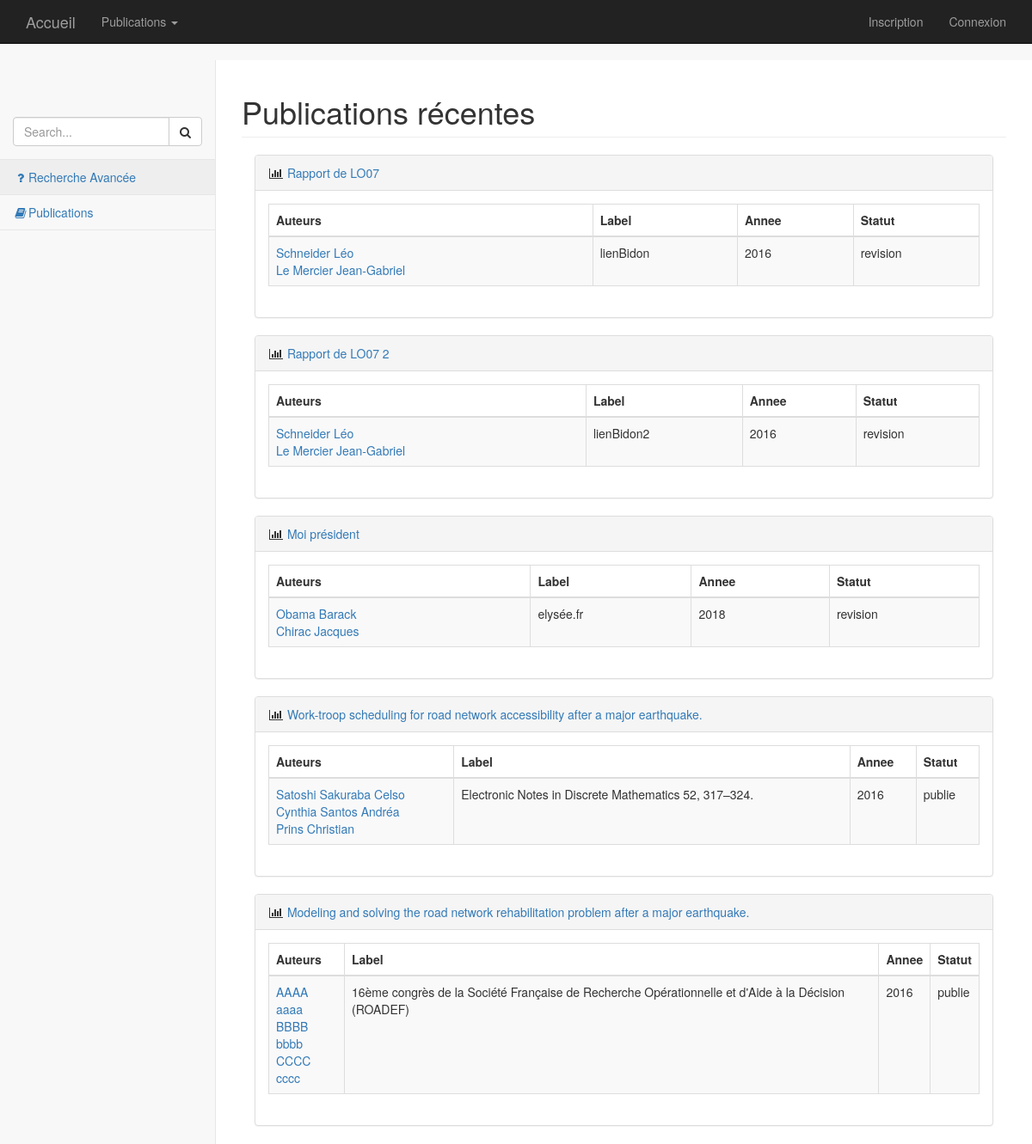
The page /index.php?controleur=publication on the database its author committed.
### tables this page shows
CREATE TABLE IF NOT EXISTS `Publication` (
  `id` int(11) NOT NULL AUTO_INCREMENT,
  `titre_article` varchar(500) NOT NULL,
  `reference_publication` varchar(500) NOT NULL,
  `annee` int(11) NOT NULL,
  `categorie` varchar(25) NOT NULL,
  `lieu` varchar(100) DEFAULT NULL,
  `statut` varchar(20) NOT NULL,
  `date_ajout` date NOT NULL,
  PRIMARY KEY (`id`)
);

CREATE TABLE IF NOT EXISTS `Auteur` (
  `id` int(11) NOT NULL AUTO_INCREMENT,
  `organisation` varchar(50) NOT NULL,
  `equipe` varchar(25) NOT NULL,
  `nom` varchar(25) NOT NULL,
  `prenom` varchar(25) NOT NULL,
  PRIMARY KEY (`id`)
);

### Controleur/ControleurPublication.php (called while the page is built, shortened)
<?php
	require_once 'Classes/Publication.php';
	require_once 'Classes/Chercheur.php';
	class ControleurPublication extends Controleur{
            private $publications;
            public function __construct(){
                $this->chercheur = new Chercheur(null, 'nom', 'prenom', 'UTT', 'equipe');
                $this->publications = new Publication(null, $this->chercheur, 'titre', 'ref', 'annee', 'statut', 'type');
            }
            public function index(){
                try{
                    $donneesSpecifiques = array('publicationsAuteur' => $this->publications->getPublicationsRecentes(), 'titrePage' => 'Publications récentes');
                    $this->genererVue($donneesSpecifiques);
                }
                catch(Exception $e){
                    $msgErreur = $e->getMessage();
                    $this->genererVue($msgErreur);
                }
            }
        }

### Core/Routeur.php (called while the page is built, shortened)
<?php
    class Routeur{
        public function routerRequete(){
            try{
                $requete = new Requete(array_merge($_GET, $_POST));
                $controleur = $this->creerControleur($requete);
                $action = $this->creerAction($requete);
                $controleur->executerAction($action);
            }
            catch(Exception $e){
                $this->gererErreur($e);
            }
        }
        private function creerControleur(Requete $requete){
            $controleur = "Accueil";
            if($requete->existeParametre('controleur')){
                $controleur = $requete->getParametre('controleur');
                $controleur = ucfirst($controleur);
            }
            $classeControleur = 'Controleur' . $controleur;
            $fichierControleur = 'Controleur/' . $classeControleur . '.php';
            if(file_exists($fichierControleur)){
                $controleur = new $classeControleur();
                $controleur->setRequete($requete);
                return $controleur;
            }
            else{
                throw new Exception("Fichier '$fichierControleur' introuvable");
            }
        }
        private function creerAction(Requete $requete){
            $action = "index";
            return $action;
        }
    }

### index.php (called while the page is built, shortened)
<?php
    require 'Core/Routeur.php';
    $routeur = new Routeur();
    $routeur->routerRequete();

### Classes/Publication.php (called while the page is built, shortened)
<?php
    require_once 'Core/Modele.php';
    class Publication extends Modele{
	private $id;
        private $auteurs = array();
        private $titre;
        private $ref;
        private $annee;
        private $statut;
        public function __construct($id, $auteurs, $titre, $ref, $annee, $statut, $type, $lieu =null) {
		$this->id = $id;
        	$this->auteurs = $auteurs;
		$this->titre = $titre;
		$this->ref = $ref;
		$this->annee = $annee;
		$this->statut = $statut;
        }
	public function getId(){return $this->id;}
        public function getAuteurs(){return $this->auteurs;}
        public function getTitre(){return $this->titre;}
        public function getRef(){return $this->ref;}
        public function getAnnee(){return $this->annee;}
        public function getStatut(){return $this->statut;}
        public function getPublicationsRecentes(){
            $reqPublications = 'SELECT Publication.* FROM Publication ORDER BY Publication.date_ajout DESC LIMIT 5';
            $reponsePublications = $this->executerRequete($reqPublications);
            while($donneesPublication = $reponsePublications->fetch()){
                $reqAuteurs = 'SELECT Auteur.* FROM redige, Auteur WHERE Auteur.id = redige.Auteur_id AND redige.Publication_id = ? ORDER BY redige.place';
                $reponseAuteurs = $this->executerRequete($reqAuteurs, array($donneesPublication['id']));
                $idAuteurs = array();
                while($donneesAuteurs = $reponseAuteurs->fetch()){
                    $idAuteurs[] = new Chercheur($donneesAuteurs['id'], $donneesAuteurs['nom'], $donneesAuteurs['prenom'], $donneesAuteurs['organisation'], $donneesAuteurs['equipe']);
                }
                if($donneesPublication['categorie'] === 'CI' || $donneesPublication['lieu'] === 'CF'){
                    $publications[] = new Publication($donneesPublication['id'], $idAuteurs, $donneesPublication['titre_article'], $donneesPublication['reference_publication'], $donneesPublication['annee'], $donneesPublication['statut'], $donneesPublication['categorie'] ,$donneesPublication['lieu']);
                }
            else{
                $publications[] = new Publication($donneesPublication['id'], $idAuteurs, $donneesPublication['titre_article'], $donneesPublication['reference_publication'], $donneesPublication['annee'], $donneesPublication['statut'], $donneesPublication['categorie']);
                }
            }
            return $publications;
        }
    }

### Core/Configuration.php (called while the page is built)
<?php
    class Configuration{
        private static $parametres;
        public static function get($nom, $valeurDefaut = null){
            if(isset(self::getParametres()[$nom])){
                $valeur = self::getParametres()[$nom];
            }
            else{
                $valeur = $valeurDefaut;
            }
            return $valeur;
        }
        private static function getParametres(){
            if(self::$parametres == null){
                $cheminFichier = 'Config/prod.ini';
                if(!file_exists($cheminFichier)){
                    $cheminFichier = 'Config/dev.ini';
                }
                if(!file_exists($cheminFichier)){
                    throw new Exception('Aucun fichier de configuration trouvé');
                }
                else{
                    self::$parametres = parse_ini_file($cheminFichier);
                }
            }
            return self::$parametres;
        }
    }

### Core/Modele.php (called while the page is built)
<?php
    require_once 'Configuration.php';
    abstract class Modele{
        private static $bdd;
        protected function executerRequete($sql, $params = null){
            if($params == null){
                $resultat = self::getBdd()->query($sql);
            }
            else{
                $resultat = self::getBdd()->prepare($sql);
                $resultat->execute($params);
            }
            return $resultat;
        }
        private static function getBdd(){
            if(self::$bdd == null){
                $dsn = Configuration::get("dsn");
                $login = Configuration::get("login");
                $mdp = Configuration::get("mdp");
                self::$bdd = new PDO($dsn, $login, $mdp,
                            array(PDO::ATTR_ERRMODE => PDO::ERRMODE_EXCEPTION));
            }
            return self::$bdd;
        }
    }

### Classes/Chercheur.php (called while the page is built, shortened)
<?php
    require_once 'Core/Modele.php';
    require_once 'Publication.php';
    class Chercheur extends Modele{
	private $id;
        private $nom;
	private $prenom;
        public function __construct ($id,$nom,$prenom,$organisation,$equipe){
		$this->id = $id;
		$this->nom = $nom;
		$this->prenom= $prenom;
        }
        public function getId(){return ($this->id);}
	public function getNom(){return ($this->nom);}
	public function getPrenom(){return ($this->prenom);}
    }

### Vue/Publication/index.php (the view, shortened to what this page needs)
<?php
    $this->stylesCss = '
    <link href="bootstrap/bower_components/metisMenu/dist/metisMenu.min.css" rel="stylesheet">
    <link href="bootstrap/dist/css/timeline.css" rel="stylesheet">
    <link href="bootstrap/dist/css/sb-admin-2.css" rel="stylesheet">
    <link href="bootstrap/bower_components/morrisjs/morris.css" rel="stylesheet">
    <link href="styles/css/Moncss.css" rel="stylesheet" type="text/css">';
?>
 <nav>
      <div class="navbar-default sidebar" role="navigation">
        <div class="sidebar-nav navbar-collapse">
          <ul class="nav" id="side-menu">
            <li class="sidebar-search">
              <div class="input-group custom-search-form">
                <input type="text" class="form-control" placeholder="Search...">
                <span class="input-group-btn">
                  <button class="btn btn-default" type="button">
                    <i class="fa fa-search"></i>
                  </button>
                </span>
              </div>
            </li>
            <li><a data-toggle="modal" data-target="#myModal"><i class="fa fa-question fa-fw"></i>Recherche Avancée</a></li>
            <li><a href="index.php?controleur=publicationCategorie"><i class="fa fa-book fa-fw"></i>Publications</a></li>
          </ul>
        </div>
      </div>
    </nav>
    <div id="page-wrapper">
      <div class="row">
        <div class="col-lg-12">
           <h1 class="page-header"><?= $titrePage ?></h1>
        </div>
      </div>
      <div id="contenu">
        <?php foreach($publicationsAuteur as $publication) :?>
            <div class="col-lg-12">
                <div class="panel panel-default">
                    <div class="panel-heading">
                        <i class="fa fa-bar-chart-o fa-fw"></i>
                            <a href= "index.php?controleur=publicationSpecifique&id=<?= $publication->getId()?>">
                                <?= $publication->getTitre() ?>
                            </a>
                </div>
                <div class="panel-body">
                    <div class="row">
                        <div class="col-lg-12">
                            <div class="table-responsive">
                                <table class="table table-bordered table-hover table-striped">
                                    <thead>
                                        <tr>
                                            <th>Auteurs</th>
                                            <th>Label</th>
                                            <th>Annee</th>
                                            <th>Statut</th>
                                        </tr>
                                    </thead>
                                    <tbody>
                                        <tr>
                                            <td>
                                                <?php foreach($publication->getAuteurs() as $auteur) :?>
                                                  <a href= "index.php?controleur=publication&action=publicationsChercheur&id=<?= $auteur->getId()?>">
                                                    <?php echo $auteur->getNom() . ' ' . $auteur->getPrenom() . ' </br>' ?>
                                                  </a>
                                                <?php endforeach; ?>
                                            </td>
                                            <td><?php echo $publication->getRef();?></td>
                                            <td><?php echo $publication->getAnnee();?></td>
                                            <td><?php echo $publication->getStatut();?></td>
                                        </tr>
                                    </tbody>
                                </table>
                            </div>
                        </div>
                        <div class="col-lg-12">
                        </div>
                    </div>
                </div>
            </div>
        </div>
<?php endforeach; ?>
      </div>
    </div>

### rows shown on the page
publication: titre_article "Rapport de LO07", reference_publication "lienBidon", annee "2016", statut "revision"
auteur: nom "Schneider", prenom "Léo"
auteur: nom "Le Mercier", prenom "Jean-Gabriel"
publication: titre_article "Rapport de LO07 2", reference_publication "lienBidon2", annee "2016", statut "revision"
publication: titre_article "Moi président", reference_publication "elysée.fr", annee "2018", statut "revision"
auteur: nom "Obama", prenom "Barack"
auteur: nom "Chirac", prenom "Jacques"
publication: titre_article "Work-troop scheduling for road network accessibility after a major earthquake.", reference_publication "Electronic Notes in Discrete Mathematics 52, 317–324.", annee "2016", statut "publie"
auteur: nom "Satoshi Sakuraba", prenom "Celso"
auteur: nom "Cynthia Santos", prenom "Andréa"
auteur: nom "Prins", prenom "Christian"
publication: titre_article "Modeling and solving the road network rehabilitation problem after a major earthquake.", reference_publication "16ème congrès de la Société Française de Recherche Opérationnelle et d'Aide à la Décision (ROADEF)", annee "2016", statut "publie"
auteur: nom "AAAA", prenom "aaaa"
auteur: nom "BBBB", prenom "bbbb"
auteur: nom "CCCC", prenom "cccc"

### other values the page prints
$titrePage "Publications récentes"
